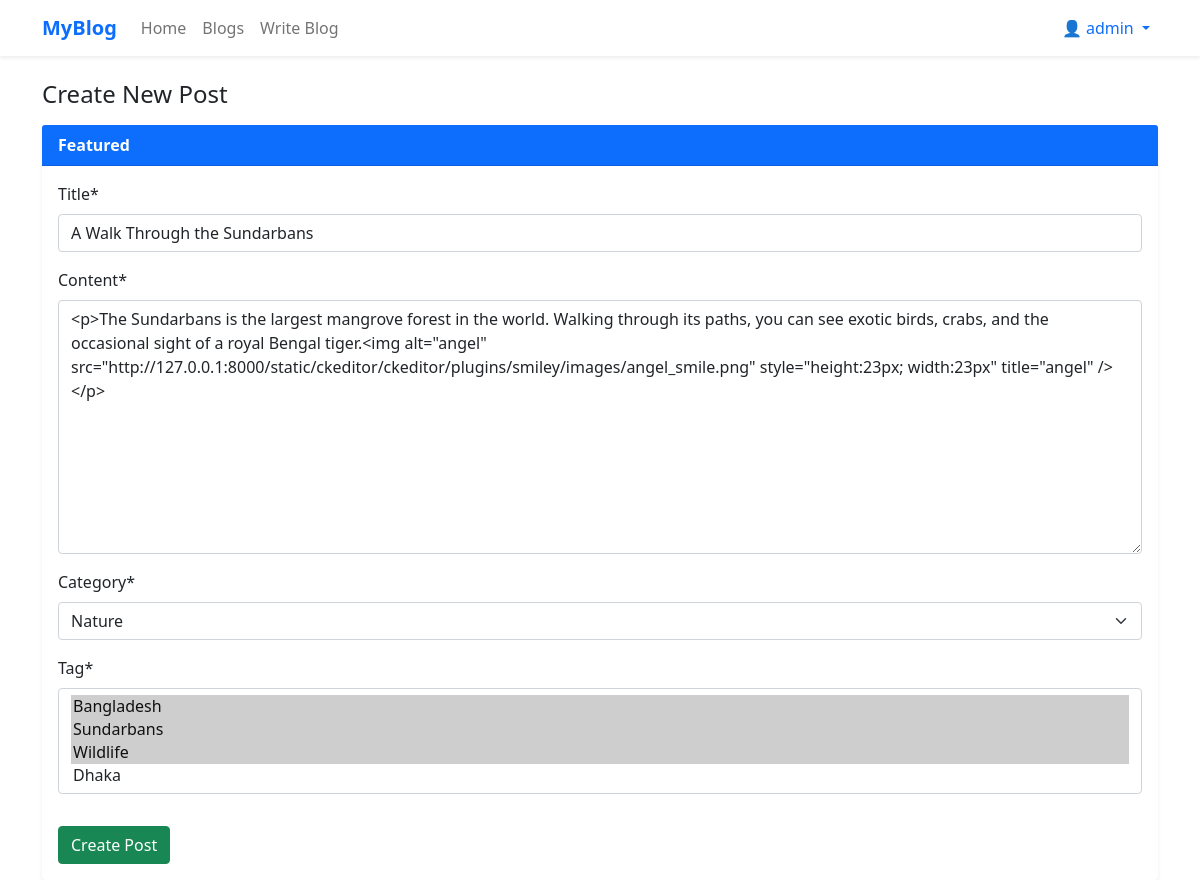
Page /post/update/18 (signed in) on the earlier database version.
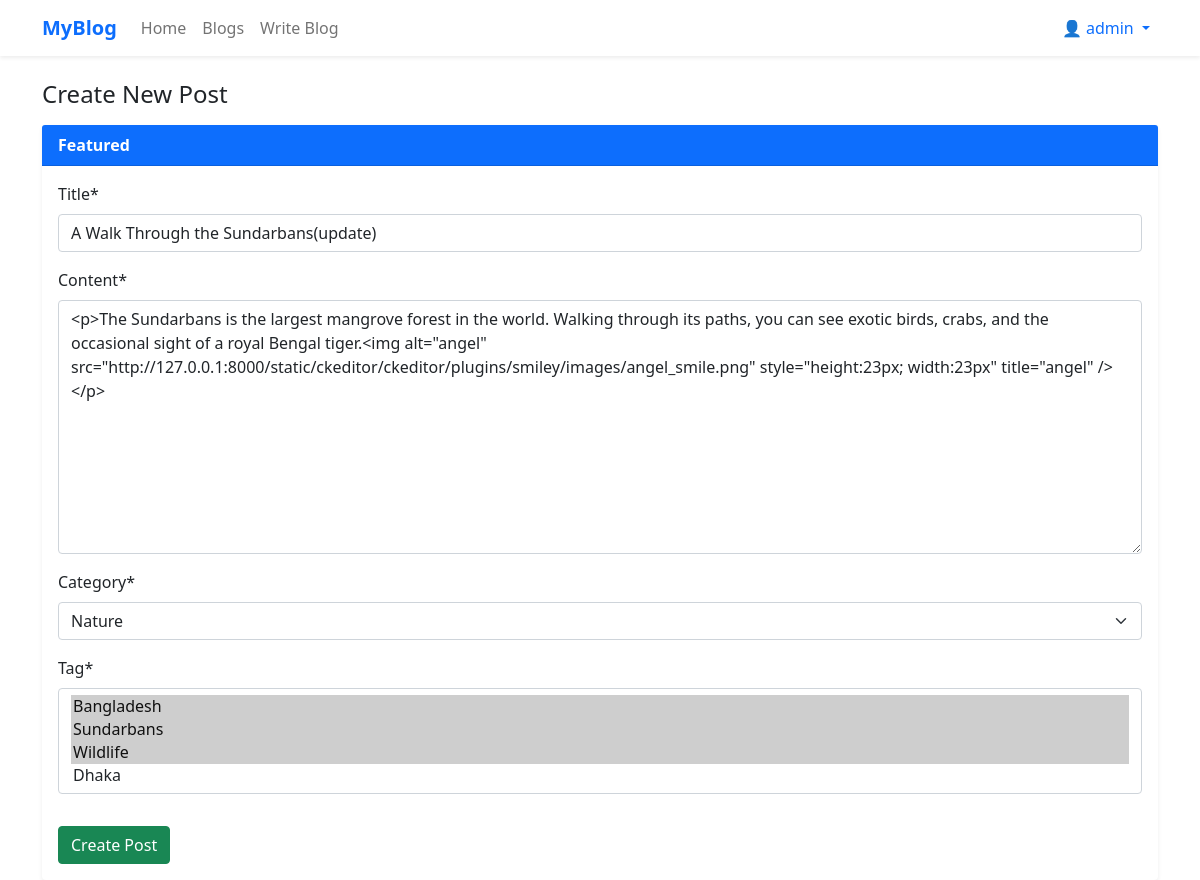
Same page on the later database version.
### blog/models.py (models this page shows, shortened)
class Post(models.Model):
    title = models.CharField(max_length=100)
    content = RichTextField()
    author = models.ForeignKey(User,on_delete=models.CASCADE)
    created_at = models.DateTimeField(auto_now_add=True)
    updated_at = models.DateTimeField(auto_now=True)
    category = models.ForeignKey(Category,on_delete=models.SET_NULL,null=True)
    tag = models.ManyToManyField(Tag)
    view_count = models.PositiveBigIntegerField(default = 0)
    liked_users = models.ManyToManyField(User,related_name = 'liked_posts')

### blog/views.py (the view)
# urls.py: path('post/update/<int:id>', views.post_update,name='post_update'),
@login_required
def post_update(request,id):
    post = get_object_or_404(Post,id=id)
    if request.method == 'POST':
        form = PostForm(request.POST,instance=post)
        if form.is_valid():
            form.save()
            return redirect('post_details',id=post.id)
    else:
        form = PostForm(instance=post)
    return render(request,'blog/post_create.html',{'form':form})

### blog/forms.py
class PostForm(forms.ModelForm):
    class Meta:
        model = Post
        fields = ['title','content','category','tag']

### blog/models.py (called while the page is built)
    def __str__(self):
        return self.name

    def __str__(self):
        return self.name

### templates/blog/post_create.html (shortened to what this page needs)
{% extends "blog/base.html" %}
{% load crispy_forms_tags %}
{% block content %}
<div class="container mt-4">
    <h4 class="mb-3">Create New Post</h4>
    <div class="card shadow-sm border-0">
        <div class="card-header bg-primary text-white fw-bold">
            Featured
        </div>
        <div class="card-body">
            <form action="" method="post">
                {{ form|crispy }}
                <button type="submit" class="btn btn-success mt-3">Create Post</button>
            </form>
        </div>
    </div>
</div>
{% endblock content %}

Differences in the rows shown:
changed Post "Nature": title "A Walk Through the Sundarbans" → "A Walk Through the Sundarbans(update)"
